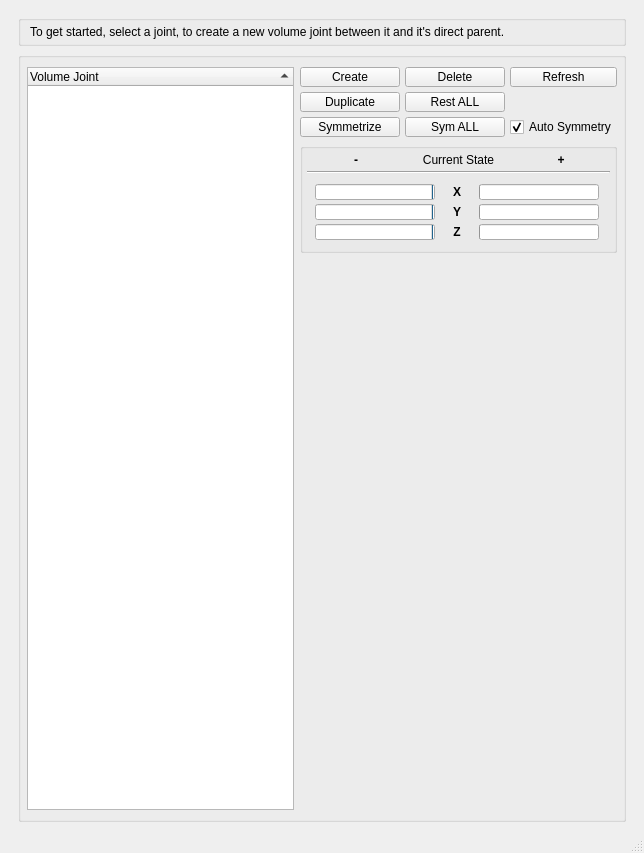
<?xml version="1.0" encoding="UTF-8"?>
<ui version="4.0">
 <class>mWindow</class>
 <widget class="QMainWindow" name="mWindow">
  <property name="geometry">
   <rect>
    <x>0</x>
    <y>0</y>
    <width>644</width>
    <height>853</height>
   </rect>
  </property>
  <property name="minimumSize">
   <size>
    <width>620</width>
    <height>780</height>
   </size>
  </property>
  <property name="windowTitle">
   <string>MANSUR - Volume Joints</string>
  </property>
  <property name="locale">
   <locale language="English" country="UnitedStates"/>
  </property>
  <widget class="QWidget" name="centralwidget">
   <layout class="QVBoxLayout" name="verticalLayout_2">
    <item>
     <widget class="QWidget" name="header" native="true">
      <layout class="QHBoxLayout" name="horizontalLayout_4">
       <property name="leftMargin">
        <number>0</number>
       </property>
       <property name="topMargin">
        <number>0</number>
       </property>
       <property name="rightMargin">
        <number>0</number>
       </property>
       <property name="bottomMargin">
        <number>0</number>
       </property>
       <item>
        <layout class="QHBoxLayout" name="headerLayout"/>
       </item>
      </layout>
     </widget>
    </item>
    <item>
     <layout class="QVBoxLayout" name="mainHBox_lo11">
      <property name="leftMargin">
       <number>9</number>
      </property>
      <property name="rightMargin">
       <number>9</number>
      </property>
      <item>
       <widget class="QGroupBox" name="groupBox_2">
        <property name="title">
         <string/>
        </property>
        <layout class="QVBoxLayout" name="verticalLayout_3">
         <property name="topMargin">
          <number>3</number>
         </property>
         <property name="bottomMargin">
          <number>3</number>
         </property>
         <item>
          <widget class="QLabel" name="label_8">
           <property name="text">
            <string>To get started, select a joint, to create a new volume joint between it and it's direct parent.</string>
           </property>
          </widget>
         </item>
        </layout>
       </widget>
      </item>
      <item>
       <widget class="QGroupBox" name="groupBox_3">
        <property name="minimumSize">
         <size>
          <width>0</width>
          <height>270</height>
         </size>
        </property>
        <property name="title">
         <string/>
        </property>
        <property name="alignment">
         <set>Qt::AlignLeading|Qt::AlignLeft|Qt::AlignVCenter</set>
        </property>
        <layout class="QGridLayout" name="gridLayout_5">
         <property name="leftMargin">
          <number>6</number>
         </property>
         <property name="rightMargin">
          <number>6</number>
         </property>
         <item row="1" column="0">
          <widget class="QTreeWidget" name="volumeJoints_trv">
           <property name="minimumSize">
            <size>
             <width>150</width>
             <height>0</height>
            </size>
           </property>
           <property name="alternatingRowColors">
            <bool>true</bool>
           </property>
           <property name="indentation">
            <number>0</number>
           </property>
           <property name="sortingEnabled">
            <bool>true</bool>
           </property>
           <column>
            <property name="text">
             <string>Volume Joint</string>
            </property>
           </column>
          </widget>
         </item>
         <item row="1" column="1">
          <layout class="QVBoxLayout" name="verticalLayout_4">
           <item>
            <layout class="QGridLayout" name="gridLayout_2">
             <property name="spacing">
              <number>5</number>
             </property>
             <item row="2" column="1">
              <widget class="QPushButton" name="symmetrizeAll_btn">
               <property name="minimumSize">
                <size>
                 <width>100</width>
                 <height>20</height>
                </size>
               </property>
               <property name="maximumSize">
                <size>
                 <width>16777215</width>
                 <height>20</height>
                </size>
               </property>
               <property name="accessibleName">
                <string>minorAction</string>
               </property>
               <property name="text">
                <string>Sym ALL</string>
               </property>
              </widget>
             </item>
             <item row="0" column="0">
              <widget class="QPushButton" name="create_btn">
               <property name="minimumSize">
                <size>
                 <width>100</width>
                 <height>20</height>
                </size>
               </property>
               <property name="maximumSize">
                <size>
                 <width>16777215</width>
                 <height>20</height>
                </size>
               </property>
               <property name="accessibleName">
                <string>majorAction</string>
               </property>
               <property name="text">
                <string>Create</string>
               </property>
              </widget>
             </item>
             <item row="0" column="2">
              <widget class="QPushButton" name="refresh_btn">
               <property name="minimumSize">
                <size>
                 <width>100</width>
                 <height>20</height>
                </size>
               </property>
               <property name="maximumSize">
                <size>
                 <width>16777215</width>
                 <height>20</height>
                </size>
               </property>
               <property name="whatsThis">
                <string/>
               </property>
               <property name="text">
                <string>Refresh</string>
               </property>
              </widget>
             </item>
             <item row="2" column="2">
              <widget class="QCheckBox" name="autoSym_cbx">
               <property name="text">
                <string>Auto Symmetry</string>
               </property>
               <property name="checked">
                <bool>true</bool>
               </property>
              </widget>
             </item>
             <item row="2" column="0">
              <widget class="QPushButton" name="symmetrize_btn">
               <property name="minimumSize">
                <size>
                 <width>100</width>
                 <height>20</height>
                </size>
               </property>
               <property name="maximumSize">
                <size>
                 <width>16777215</width>
                 <height>20</height>
                </size>
               </property>
               <property name="accessibleName">
                <string>majorAction</string>
               </property>
               <property name="text">
                <string>Symmetrize</string>
               </property>
              </widget>
             </item>
             <item row="0" column="1">
              <widget class="QPushButton" name="delete_btn">
               <property name="minimumSize">
                <size>
                 <width>100</width>
                 <height>20</height>
                </size>
               </property>
               <property name="maximumSize">
                <size>
                 <width>16777215</width>
                 <height>20</height>
                </size>
               </property>
               <property name="whatsThis">
                <string/>
               </property>
               <property name="accessibleName">
                <string>deleteAction</string>
               </property>
               <property name="text">
                <string>Delete</string>
               </property>
              </widget>
             </item>
             <item row="1" column="0">
              <widget class="QPushButton" name="duplicateVJnt_btn">
               <property name="minimumSize">
                <size>
                 <width>100</width>
                 <height>20</height>
                </size>
               </property>
               <property name="maximumSize">
                <size>
                 <width>16777215</width>
                 <height>20</height>
                </size>
               </property>
               <property name="accessibleName">
                <string>majorAction</string>
               </property>
               <property name="text">
                <string>Duplicate</string>
               </property>
              </widget>
             </item>
             <item row="1" column="1">
              <widget class="QPushButton" name="restPoseAll_btn">
               <property name="minimumSize">
                <size>
                 <width>100</width>
                 <height>20</height>
                </size>
               </property>
               <property name="maximumSize">
                <size>
                 <width>16777215</width>
                 <height>20</height>
                </size>
               </property>
               <property name="accessibleName">
                <string>minorAction</string>
               </property>
               <property name="text">
                <string>Rest ALL</string>
               </property>
              </widget>
             </item>
            </layout>
           </item>
           <item>
            <widget class="QGroupBox" name="groupBox">
             <property name="minimumSize">
              <size>
               <width>0</width>
               <height>110</height>
              </size>
             </property>
             <property name="maximumSize">
              <size>
               <width>16777215</width>
               <height>110</height>
              </size>
             </property>
             <property name="title">
              <string/>
             </property>
             <layout class="QVBoxLayout" name="verticalLayout">
              <property name="spacing">
               <number>4</number>
              </property>
              <property name="leftMargin">
               <number>4</number>
              </property>
              <property name="topMargin">
               <number>4</number>
              </property>
              <property name="rightMargin">
               <number>4</number>
              </property>
              <property name="bottomMargin">
               <number>4</number>
              </property>
              <item>
               <layout class="QHBoxLayout" name="horizontalLayout_3">
                <item>
                 <widget class="QLabel" name="label_7">
                  <property name="font">
                   <font>
                    <weight>75</weight>
                    <bold>true</bold>
                   </font>
                  </property>
                  <property name="text">
                   <string>-</string>
                  </property>
                  <property name="alignment">
                   <set>Qt::AlignCenter</set>
                  </property>
                 </widget>
                </item>
                <item>
                 <widget class="QLabel" name="label_3">
                  <property name="text">
                   <string>Current State</string>
                  </property>
                  <property name="alignment">
                   <set>Qt::AlignCenter</set>
                  </property>
                 </widget>
                </item>
                <item>
                 <widget class="QLabel" name="label_6">
                  <property name="font">
                   <font>
                    <weight>75</weight>
                    <bold>true</bold>
                   </font>
                  </property>
                  <property name="text">
                   <string>+</string>
                  </property>
                  <property name="alignment">
                   <set>Qt::AlignCenter</set>
                  </property>
                 </widget>
                </item>
               </layout>
              </item>
              <item>
               <widget class="Line" name="line_3">
                <property name="accessibleName">
                 <string>HLine</string>
                </property>
                <property name="orientation">
                 <enum>Qt::Horizontal</enum>
                </property>
               </widget>
              </item>
              <item>
               <layout class="QGridLayout" name="gridLayout">
                <property name="topMargin">
                 <number>6</number>
                </property>
                <property name="bottomMargin">
                 <number>6</number>
                </property>
                <item row="0" column="0">
                 <widget class="QProgressBar" name="negXState_pb">
                  <property name="minimumSize">
                   <size>
                    <width>1</width>
                    <height>16</height>
                   </size>
                  </property>
                  <property name="maximumSize">
                   <size>
                    <width>120</width>
                    <height>16</height>
                   </size>
                  </property>
                  <property name="maximum">
                   <number>100</number>
                  </property>
                  <property name="value">
                   <number>0</number>
                  </property>
                  <property name="alignment">
                   <set>Qt::AlignCenter</set>
                  </property>
                  <property name="textVisible">
                   <bool>false</bool>
                  </property>
                  <property name="invertedAppearance">
                   <bool>true</bool>
                  </property>
                  <property name="textDirection">
                   <enum>QProgressBar::TopToBottom</enum>
                  </property>
                 </widget>
                </item>
                <item row="0" column="1">
                 <widget class="QLabel" name="label_2">
                  <property name="maximumSize">
                   <size>
                    <width>20</width>
                    <height>16777215</height>
                   </size>
                  </property>
                  <property name="font">
                   <font>
                    <weight>75</weight>
                    <bold>true</bold>
                   </font>
                  </property>
                  <property name="text">
                   <string>X</string>
                  </property>
                  <property name="alignment">
                   <set>Qt::AlignCenter</set>
                  </property>
                 </widget>
                </item>
                <item row="1" column="2">
                 <widget class="QProgressBar" name="posYState_pb">
                  <property name="minimumSize">
                   <size>
                    <width>1</width>
                    <height>16</height>
                   </size>
                  </property>
                  <property name="maximumSize">
                   <size>
                    <width>120</width>
                    <height>16</height>
                   </size>
                  </property>
                  <property name="maximum">
                   <number>100</number>
                  </property>
                  <property name="value">
                   <number>0</number>
                  </property>
                  <property name="alignment">
                   <set>Qt::AlignCenter</set>
                  </property>
                  <property name="textVisible">
                   <bool>false</bool>
                  </property>
                  <property name="textDirection">
                   <enum>QProgressBar::TopToBottom</enum>
                  </property>
                 </widget>
                </item>
                <item row="0" column="2">
                 <widget class="QProgressBar" name="posXState_pb">
                  <property name="minimumSize">
                   <size>
                    <width>1</width>
                    <height>16</height>
                   </size>
                  </property>
                  <property name="maximumSize">
                   <size>
                    <width>120</width>
                    <height>16</height>
                   </size>
                  </property>
                  <property name="maximum">
                   <number>100</number>
                  </property>
                  <property name="value">
                   <number>0</number>
                  </property>
                  <property name="alignment">
                   <set>Qt::AlignCenter</set>
                  </property>
                  <property name="textVisible">
                   <bool>false</bool>
                  </property>
                  <property name="textDirection">
                   <enum>QProgressBar::TopToBottom</enum>
                  </property>
                 </widget>
                </item>
                <item row="1" column="0">
                 <widget class="QProgressBar" name="negYState_pb">
                  <property name="minimumSize">
                   <size>
                    <width>1</width>
                    <height>16</height>
                   </size>
                  </property>
                  <property name="maximumSize">
                   <size>
                    <width>120</width>
                    <height>16</height>
                   </size>
                  </property>
                  <property name="maximum">
                   <number>100</number>
                  </property>
                  <property name="value">
                   <number>0</number>
                  </property>
                  <property name="alignment">
                   <set>Qt::AlignCenter</set>
                  </property>
                  <property name="textVisible">
                   <bool>false</bool>
                  </property>
                  <property name="invertedAppearance">
                   <bool>true</bool>
                  </property>
                  <property name="textDirection">
                   <enum>QProgressBar::TopToBottom</enum>
                  </property>
                 </widget>
                </item>
                <item row="2" column="2">
                 <widget class="QProgressBar" name="posZState_pb">
                  <property name="minimumSize">
                   <size>
                    <width>1</width>
                    <height>16</height>
                   </size>
                  </property>
                  <property name="maximumSize">
                   <size>
                    <width>120</width>
                    <height>16</height>
                   </size>
                  </property>
                  <property name="maximum">
                   <number>100</number>
                  </property>
                  <property name="value">
                   <number>0</number>
                  </property>
                  <property name="alignment">
                   <set>Qt::AlignCenter</set>
                  </property>
                  <property name="textVisible">
                   <bool>false</bool>
                  </property>
                  <property name="textDirection">
                   <enum>QProgressBar::TopToBottom</enum>
                  </property>
                 </widget>
                </item>
                <item row="2" column="0">
                 <widget class="QProgressBar" name="negZState_pb">
                  <property name="minimumSize">
                   <size>
                    <width>1</width>
                    <height>16</height>
                   </size>
                  </property>
                  <property name="maximumSize">
                   <size>
                    <width>120</width>
                    <height>16</height>
                   </size>
                  </property>
                  <property name="maximum">
                   <number>100</number>
                  </property>
                  <property name="value">
                   <number>0</number>
                  </property>
                  <property name="alignment">
                   <set>Qt::AlignCenter</set>
                  </property>
                  <property name="textVisible">
                   <bool>false</bool>
                  </property>
                  <property name="invertedAppearance">
                   <bool>true</bool>
                  </property>
                  <property name="textDirection">
                   <enum>QProgressBar::TopToBottom</enum>
                  </property>
                 </widget>
                </item>
                <item row="1" column="1">
                 <widget class="QLabel" name="label_4">
                  <property name="maximumSize">
                   <size>
                    <width>20</width>
                    <height>16777215</height>
                   </size>
                  </property>
                  <property name="font">
                   <font>
                    <weight>75</weight>
                    <bold>true</bold>
                   </font>
                  </property>
                  <property name="text">
                   <string>Y</string>
                  </property>
                  <property name="alignment">
                   <set>Qt::AlignCenter</set>
                  </property>
                 </widget>
                </item>
                <item row="2" column="1">
                 <widget class="QLabel" name="label_5">
                  <property name="maximumSize">
                   <size>
                    <width>20</width>
                    <height>16777215</height>
                   </size>
                  </property>
                  <property name="font">
                   <font>
                    <weight>75</weight>
                    <bold>true</bold>
                   </font>
                  </property>
                  <property name="text">
                   <string>Z</string>
                  </property>
                  <property name="alignment">
                   <set>Qt::AlignCenter</set>
                  </property>
                 </widget>
                </item>
               </layout>
              </item>
             </layout>
            </widget>
           </item>
           <item>
            <spacer name="verticalSpacer_3">
             <property name="orientation">
              <enum>Qt::Vertical</enum>
             </property>
             <property name="sizeHint" stdset="0">
              <size>
               <width>20</width>
               <height>40</height>
              </size>
             </property>
            </spacer>
           </item>
          </layout>
         </item>
        </layout>
       </widget>
      </item>
     </layout>
    </item>
    <item>
     <layout class="QVBoxLayout" name="mainHBox_lo">
      <property name="leftMargin">
       <number>9</number>
      </property>
      <property name="rightMargin">
       <number>9</number>
      </property>
     </layout>
    </item>
   </layout>
  </widget>
  <widget class="QMenuBar" name="menubar">
   <property name="geometry">
    <rect>
     <x>0</x>
     <y>0</y>
     <width>644</width>
     <height>21</height>
    </rect>
   </property>
  </widget>
  <widget class="QStatusBar" name="statusbar"/>
  <action name="actionImport_prefrences">
   <property name="text">
    <string>import prefrences</string>
   </property>
  </action>
  <action name="actionExpoer_prefrences">
   <property name="text">
    <string>expoer prefrences</string>
   </property>
  </action>
 </widget>
 <resources/>
 <connections/>
</ui>
